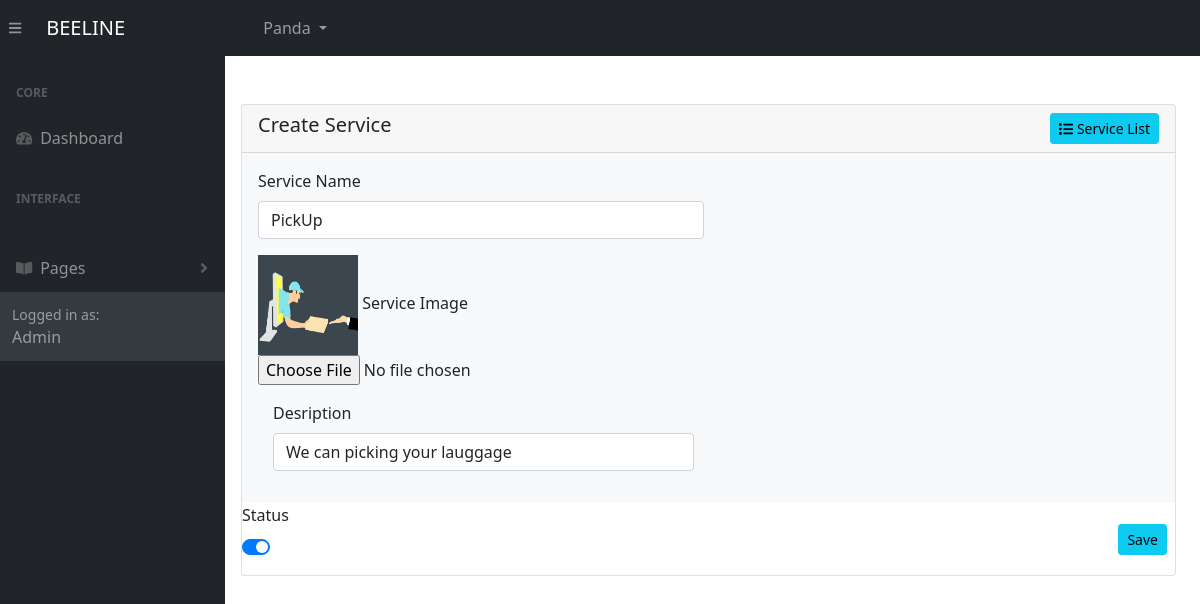
The page /admin/screens/pages/add-service.php?service_id=2 (signed in) on the database its author committed.
### tables this page shows
CREATE TABLE `users` (
  `user_id` int(11) NOT NULL,
  `user_name` varchar(50) DEFAULT NULL,
  `user_type` int(11) DEFAULT NULL,
  `email` varchar(255) DEFAULT NULL,
  `password` varchar(255) DEFAULT NULL,
  `user_image` varchar(100) NOT NULL,
  `status` int(11) DEFAULT NULL
);

CREATE TABLE `service` (
  `service_id` int(11) NOT NULL,
  `service_name` varchar(50) NOT NULL,
  `service_image` varchar(100) NOT NULL,
  `service_description` varchar(225) NOT NULL,
  `status` int(11) NOT NULL
);

### class/cls_db.php (called while the page is built, shortened)
<?php
function make_connection() {
	return mysqli_connect( 'localhost', 'Zainab1', 'Zainab@25', 'beeline_db' );
}
function select( $Query ) {
	$conn         = make_connection();
	$result_array = mysqli_query( $conn, $Query );
	if ( empty( $result_array ) ) {
		return 0;
	} else {
		return $result_array;
	}
}

### admin/screens/pages/add-service.php (the view, shortened to what this page needs)
<!DOCTYPE html>
<html>
    <?php
		require '../../includes/header.php';
		require '../../../class/cls_db.php';
		require '../configuration/conf-service.php';
	?>
<body class="sb-nav-fixed">
    <?php require '../../includes/navbar.php';?>
    <div id="layoutSidenav">
      	<?php  require '../../includes/menu.php'; ?>
        <div id="layoutSidenav_content">
        	<main>
        		<form method="POST" action="<?php echo $_SERVER['PHP_SELF']; ?>" enctype="multipart/form-data" class="validate">
					<div class="row no-gutters  mt-5 ml-3 mr-3">
						<div class="col-lg-12 pr-lg-2">
							<div class="card mb-3">
								<div class="card-header d-flex justify-content-between">
									<h5 class="mb-0">Create Service</h5>
									<a href="service-list.php">
										<button type="button" class="btn btn-sm btn-info"> <i class="fa fa-list"></i> Service List</button>
									</a>
								</div>
								<div class="card-body bg-light">
									<div class="form-row">
										<div class="col-sm-6">
											<div class="form-group">
												<label for="field-name">Service Name</label>
												<input class="form-control" id="service_name" name="service_name" type="text" placeholder="Service Name" value="<?php echo $service_name; ?>" required>
											</div>
										</div>
									</div>
									<div class="form-group">
										<?php echo $service_image; ?>
										<label for="service_image">Service Image</label> <br>
										<input id="service_image" name="service_image" type="file">
									</div>
									<div class="col-sm-6">
										<div class="form-group">
											<label for="field-name"> Desription</label>
											<input class="form-control" id="service_description" name="service_description" type="text" placeholder="Explain service" value="<?php echo $service_description; ?>" required>
										</div>
									</div>
								</div>
								<div class="row">
									<div class="col-12">
										<div class="row justify-content-between align-items-center">
											<div class="col-md">
												<div class="form-group">
													<label for="field-type">Status</label>
													<div class="custom-control custom-switch">
													</div>
												</div>
											</div>
											<div class="col-auto">
												<button type="submit" class="btn btn-info btn-sm mr-2">Save</button>
											</div>
										</div>
									</div>
								</div>
							</div>
						</div>
					</div>
			    </form>
	        </main>
	    </div>
	</div>
</body>
</html>

### admin/screens/configuration/conf-service.php (shortened to what this page needs)
<?php
if ( isset( $_GET['service_id'] ) ) {
	$service_id = $_GET['service_id'];
	$service_Get_Query = "SELECT * FROM service where service_id= $service_id";
	$selected_array = select( $service_Get_Query );
	$record = mysqli_fetch_array( $selected_array );
	$service_name          = $record['service_name'];
	$image_path            = $record['service_image'];
	$image_src             = "../../../assets/img/service/$image_path";
	$service_image         = "<img src='$image_src' class='form-img' />";
	$service_description   = $record['service_description'];
} else {
	$service_name  = $service_image = $service_description = '';
	$status = 1;
}
?>

### admin/includes/navbar.php (shortened to what this page needs)
<?php
$admin_id    = $_SESSION['admin'];
$adminQuery  = "SELECT * FROM users WHERE user_id = $admin_id";
$adminArray  = select( $adminQuery );
$adminRecord = mysqli_fetch_array( $adminArray );
?>
<nav class="sb-topnav navbar navbar-expand navbar-dark bg-dark">
    <button class="btn btn-link btn-sm order-1 order-lg-0 me-4 me-lg-0" id="sidebarToggle" href="#!"><i class="fas fa-bars"></i></button>
    <a class="navbar-brand ps-3" href="home.php">BEELINE</a>
    <ul class="navbar-nav ms-auto ms-md-0 me-3 me-lg-4">
        <li class="nav-item dropdown">
            <a class="nav-link dropdown-toggle" id="navbarDropdown" href="#" role="button" data-bs-toggle="dropdown" aria-expanded="false"><?php echo $adminRecord['user_name']; ?> </a>
        </li>
    </ul>
</nav>

### rows shown on the page
users: user_name "Panda"
service: service_name "PickUp", service_image (picture), service_description "We can picking your lauggage"
